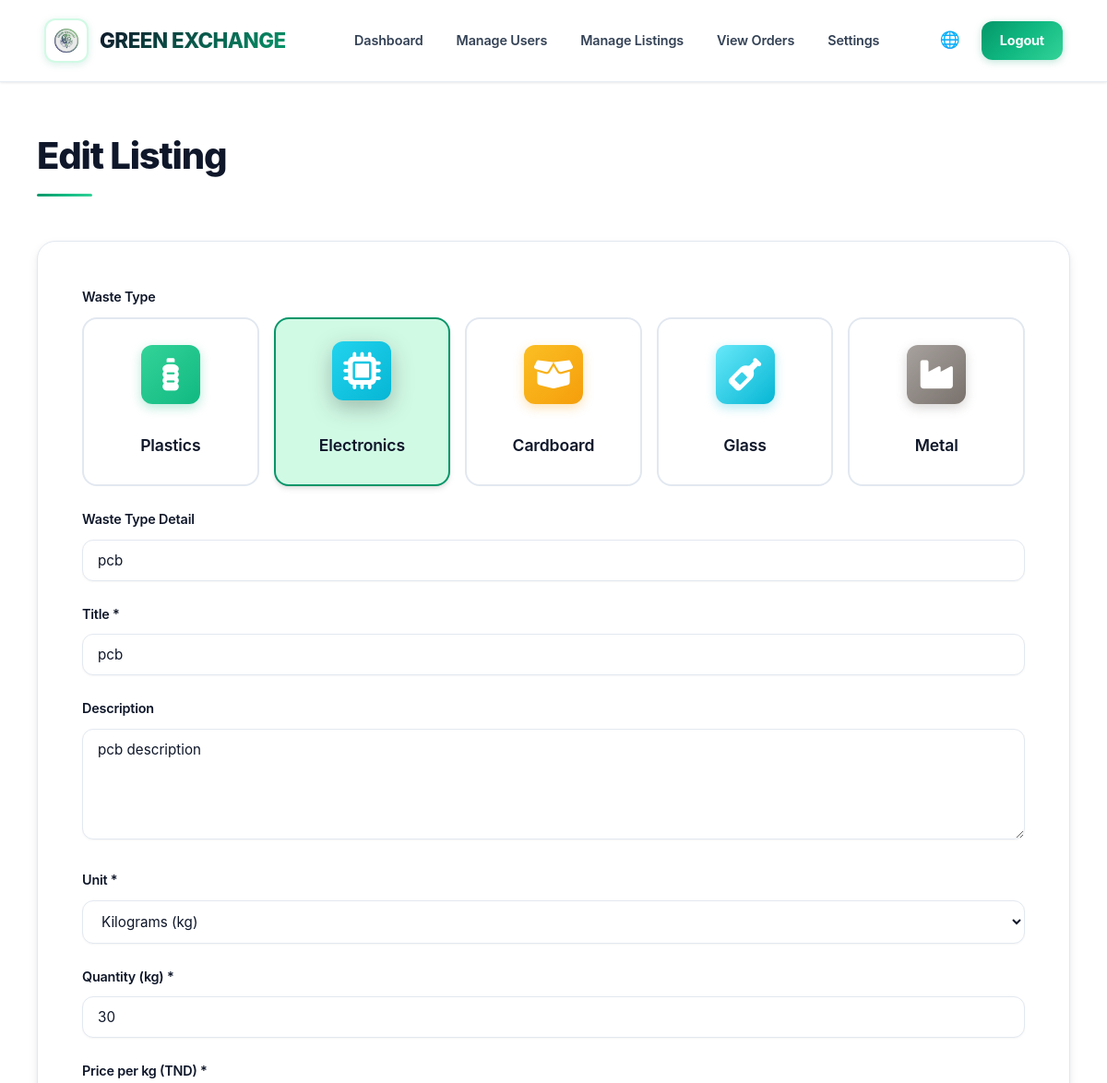
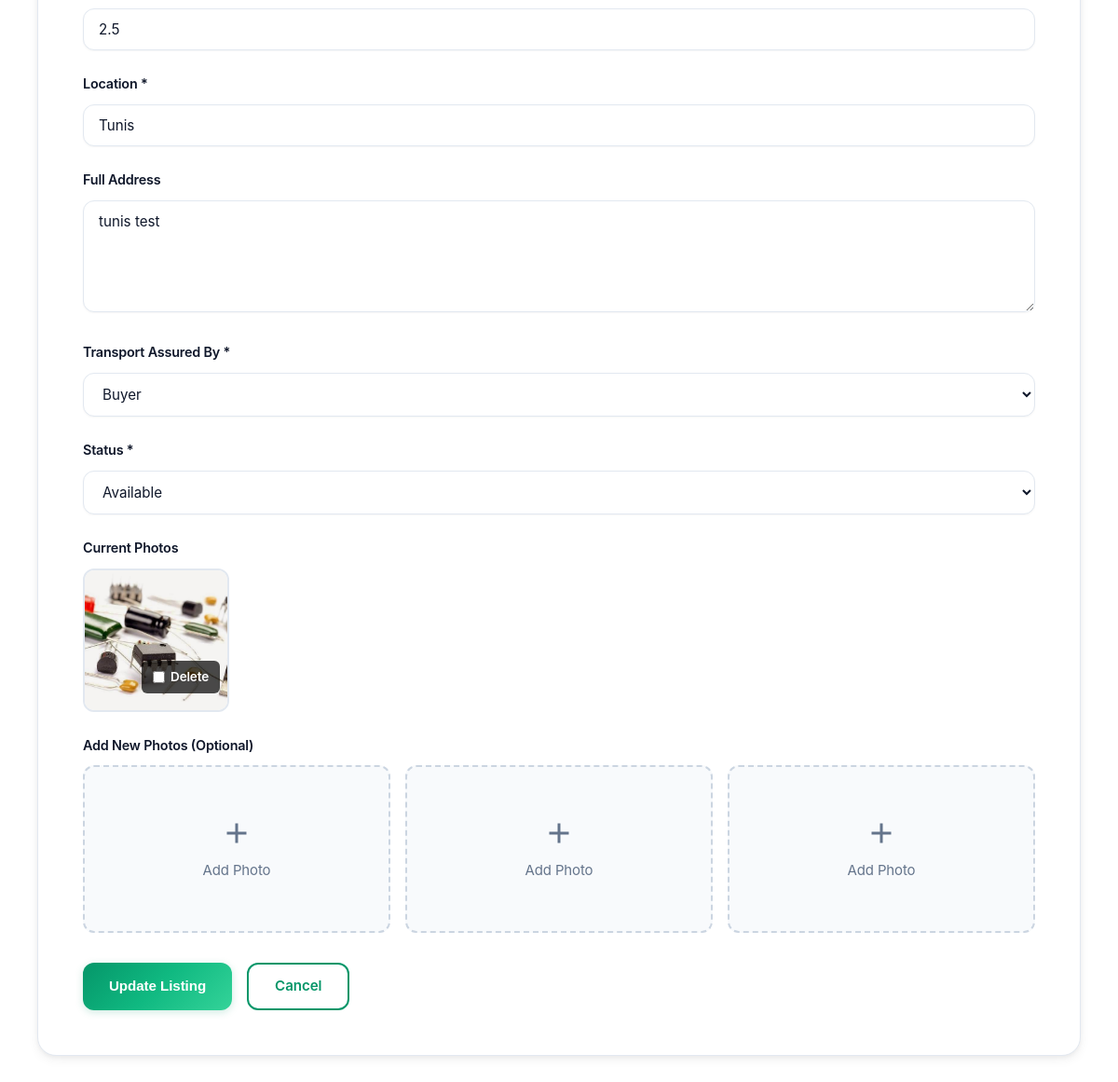
Screenshot of /pages/edit-post.php?id=12 (signed in) with the database file from the repository (2 pictures, top to bottom).
### tables this page shows
CREATE TABLE posts (
    id INTEGER PRIMARY KEY AUTOINCREMENT,
    user_id INTEGER NOT NULL,
    title VARCHAR(200) NOT NULL,
    description TEXT,
    category VARCHAR(50) NOT NULL,
    waste_type VARCHAR(100) NOT NULL,
    location VARCHAR(200) NOT NULL,
    address TEXT,
    quantity DECIMAL(10, 2) NOT NULL,
    unit VARCHAR(10) NOT NULL CHECK(unit IN ('kg', 'tonnes')),
    price_per_kg DECIMAL(10, 2) NOT NULL,
    transport_by VARCHAR(10) NOT NULL CHECK(transport_by IN ('buyer', 'seller')),
    status VARCHAR(20) DEFAULT 'available' CHECK(status IN ('available', 'pending', 'sold', 'cancelled')),
    created_at DATETIME DEFAULT CURRENT_TIMESTAMP,
    updated_at DATETIME DEFAULT CURRENT_TIMESTAMP,
    FOREIGN KEY (user_id) REFERENCES users(id) ON DELETE CASCADE
);

CREATE TABLE post_images (
    id INTEGER PRIMARY KEY AUTOINCREMENT,
    post_id INTEGER NOT NULL,
    image_path VARCHAR(255) NOT NULL,
    is_primary BOOLEAN DEFAULT 0,
    created_at DATETIME DEFAULT CURRENT_TIMESTAMP,
    FOREIGN KEY (post_id) REFERENCES posts(id) ON DELETE CASCADE
);

### config/languages.php (called while the page is built, shortened)
<?php
function getCurrentLanguage() {
    return DEFAULT_LANGUAGE;
}
function loadTranslations($lang) {
    $translations = [];
    $lang_file = __DIR__ . "/../lang/{$lang}.php";
    if (file_exists($lang_file)) {
        if (isset($translations) && is_array($translations) && count($translations) > 0) {
            return $translations;
        }
    }
    return [];
}
function t($key, $params = []) {
    static $translations = null;
    static $current_lang = null;
    $lang = getCurrentLanguage();
    if ($translations === null || $current_lang !== $lang || empty($translations)) {
        $current_lang = $lang;
        $translations = loadTranslations($current_lang);
    }
    $translation = isset($translations[$key]) ? $translations[$key] : $key;
    return $translation;
}

### includes/functions.php (called while the page is built, shortened)
<?php
function escape($string) {
    return htmlspecialchars($string, ENT_QUOTES, 'UTF-8');
}

### pages/edit-post.php (the view, shortened to what this page needs)
<?php
require_once __DIR__ . '/../includes/functions.php';
$post_id = $_GET['id'] ?? 0;
$pdo = getDB();
$stmt = $pdo->prepare("SELECT * FROM posts WHERE id = ?");
$stmt->execute([$post_id]);
$post = $stmt->fetch();
$stmt = $pdo->prepare("SELECT * FROM post_images WHERE post_id = ? ORDER BY is_primary DESC");
$stmt->execute([$post_id]);
$existing_images = $stmt->fetchAll();
require_once __DIR__ . '/../includes/header.php';
?>
<div class="container">
    <h1 class="page-title"><?php echo t('edit_listing'); ?></h1>
    <form action="/api/update-post.php" method="POST" enctype="multipart/form-data">
        <div class="form-group">
            <label><?php echo t('waste_type'); ?></label>
            <div class="waste-type-selection">
                <div class="waste-type-btn <?php echo $post['category'] === 'plastics' ? 'active' : ''; ?>" data-type="plastics">
                    <div class="waste-type-icon waste-type-icon-plastics">
                        <i class="fa-solid fa-bottle-water"></i>
                    </div>
                    <span><?php echo t('category_plastics'); ?></span>
                </div>
                <div class="waste-type-btn <?php echo $post['category'] === 'electronics' ? 'active' : ''; ?>" data-type="electronics">
                    <div class="waste-type-icon waste-type-icon-electronics">
                        <i class="fa-solid fa-microchip"></i>
                    </div>
                    <span><?php echo t('category_electronics'); ?></span>
                </div>
                <div class="waste-type-btn <?php echo $post['category'] === 'cardboard' ? 'active' : ''; ?>" data-type="cardboard">
                    <div class="waste-type-icon waste-type-icon-cardboard">
                        <i class="fa-solid fa-box-open"></i>
                    </div>
                    <span><?php echo t('category_cardboard'); ?></span>
                </div>
                <div class="waste-type-btn <?php echo $post['category'] === 'glass' ? 'active' : ''; ?>" data-type="glass">
                    <div class="waste-type-icon waste-type-icon-glass">
                        <i class="fa-solid fa-wine-bottle"></i>
                    </div>
                    <span><?php echo t('category_glass'); ?></span>
                </div>
                <div class="waste-type-btn <?php echo $post['category'] === 'metal' ? 'active' : ''; ?>" data-type="metal">
                    <div class="waste-type-icon waste-type-icon-metal">
                        <i class="fa-solid fa-industry"></i>
                    </div>
                    <span><?php echo t('category_metal'); ?></span>
                </div>
            </div>
        </div>
        <div class="form-group">
            <label for="waste_type"><?php echo t('waste_type_detail'); ?></label>
            <input type="text" id="waste_type" name="waste_type" value="<?php echo escape($post['waste_type']); ?>" placeholder="e.g., Bulk clear PET plastic bottles" required>
        </div>
        <div class="form-group">
            <label for="title">Title *</label>
            <input type="text" id="title" name="title" value="<?php echo escape($post['title']); ?>" required>
        </div>
        <div class="form-group">
            <label for="description">Description</label>
            <textarea id="description" name="description" rows="4"><?php echo escape($post['description']); ?></textarea>
        </div>
        <div class="form-group">
            <label for="unit">Unit *</label>
            <select id="unit" name="unit" required onchange="updateQuantityLabel()">
                <option value="kg" <?php echo $post['unit'] === 'kg' ? 'selected' : ''; ?>>Kilograms (kg)</option>
            </select>
        </div>
        <div class="form-group">
            <label for="quantity" id="quantity-label">Quantity (<?php echo escape($post['unit']); ?>) *</label>
            <input type="number" id="quantity" name="quantity" step="0.01" min="0" value="<?php echo escape($post['quantity']); ?>" required>
        </div>
        <div class="form-group">
            <label for="price_per_kg">Price per kg (TND) *</label>
            <input type="number" id="price_per_kg" name="price_per_kg" step="0.01" min="0" value="<?php echo escape($post['price_per_kg']); ?>" required>
        </div>
        <div class="form-group">
            <label for="location">Location *</label>
            <input type="text" id="location" name="location" value="<?php echo escape($post['location']); ?>" required>
        </div>
        <div class="form-group">
            <label for="address">Full Address</label>
            <textarea id="address" name="address" rows="2"><?php echo escape($post['address']); ?></textarea>
        </div>
        <div class="form-group">
            <label for="transport_by">Transport Assured By *</label>
            <select id="transport_by" name="transport_by" required>
                <option value="buyer" <?php echo $post['transport_by'] === 'buyer' ? 'selected' : ''; ?>>Buyer</option>
            </select>
        </div>
        <div class="form-group">
            <label for="status">Status *</label>
            <select id="status" name="status" required>
                <option value="available" <?php echo $post['status'] === 'available' ? 'selected' : ''; ?>><?php echo t('available'); ?></option>
            </select>
        </div>
        <?php if (!empty($existing_images)): ?>
        <div class="form-group">
            <label>Current Photos</label>
            <div class="existing-images">
                <?php foreach ($existing_images as $image): ?>
                    <div class="existing-image-item">
                        <img src="<?php echo escape($image['image_path']); ?>" alt="Current image">
                        <label class="delete-image-checkbox">
                            <input type="checkbox" name="delete_images[]" value="<?php echo $image['id']; ?>">
                            <span>Delete</span>
                        </label>
                    </div>
                <?php endforeach; ?>
            </div>
        </div>
        <?php endif; ?>
        <div class="form-group">
            <label>Add New Photos (Optional)</label>
            <div class="photo-upload">
                <div class="photo-thumbnail" onclick="document.getElementById('new_photo1').click()">
                    <div class="add-photo" id="new_preview0">
                        <svg viewBox="0 0 24 24" fill="none" stroke="currentColor" stroke-width="2">
                            <line x1="12" y1="5" x2="12" y2="19"></line>
                            <line x1="5" y1="12" x2="19" y2="12"></line>
                        </svg>
                        <span>Add Photo</span>
                    </div>
                </div>
                <div class="photo-thumbnail" onclick="document.getElementById('new_photo2').click()">
                    <div class="add-photo" id="new_preview1">
                        <svg viewBox="0 0 24 24" fill="none" stroke="currentColor" stroke-width="2">
                            <line x1="12" y1="5" x2="12" y2="19"></line>
                            <line x1="5" y1="12" x2="19" y2="12"></line>
                        </svg>
                        <span>Add Photo</span>
                    </div>
                </div>
                <div class="photo-thumbnail" onclick="document.getElementById('new_photo3').click()">
                    <div class="add-photo" id="new_preview2">
                        <svg viewBox="0 0 24 24" fill="none" stroke="currentColor" stroke-width="2">
                            <line x1="12" y1="5" x2="12" y2="19"></line>
                            <line x1="5" y1="12" x2="19" y2="12"></line>
                        </svg>
                        <span>Add Photo</span>
                    </div>
                </div>
            </div>
        </div>
        <div class="form-actions">
            <button type="submit" class="btn btn-primary">Update Listing</button>
            <a href="/pages/profile.php" class="btn btn-outline">Cancel</a>
        </div>
    </form>
</div>
<?php require_once __DIR__ . '/../includes/footer.php'; ?>

### pages/edit-post.php (style rules this page uses)
.existing-images { display: grid; grid-template-columns: repeat(auto-fill, minmax(150px, 1fr)); gap: 16px; }
.existing-image-item { position: relative; border: 2px solid var(--border-light); border-radius: var(--radius-md); overflow: hidden; }
.existing-image-item img { width: 100%; height: 150px; object-fit: cover; display: block; }
.delete-image-checkbox { position: absolute; bottom: 8px; right: 8px; background: rgba(0, 0, 0, 0.7); color: white; padding: 6px 12px; border-radius: 6px; font-size: 0.85rem; display: flex; align-items: center; gap: 6px; cursor: pointer; }
.delete-image-checkbox input { cursor: pointer; }
.form-actions { display: flex; gap: 16px; margin-top: 32px; }

### rows the page displays
posts: waste_type "pcb", title "pcb", description "pcb description", unit "Kilograms (kg)", quantity "30", price_per_kg "2.5", location "Tunis", address "tunis test", transport_by "Buyer", status "Available"
post_images: image_path (picture)

### other values shown
t('dashboard') "Dashboard"
t('manage_users') "Manage Users"
t('manage_listings') "Manage Listings"
t('view_orders') "View Orders"
t('settings') "Settings"
t('logout') "Logout"
t('edit_listing') "Edit Listing"
t('waste_type') "Waste Type"
t('category_plastics') "Plastics"
t('category_electronics') "Electronics"
t('category_cardboard') "Cardboard"
t('category_glass') "Glass"
t('category_metal') "Metal"
t('waste_type_detail') "Waste Type Detail"
